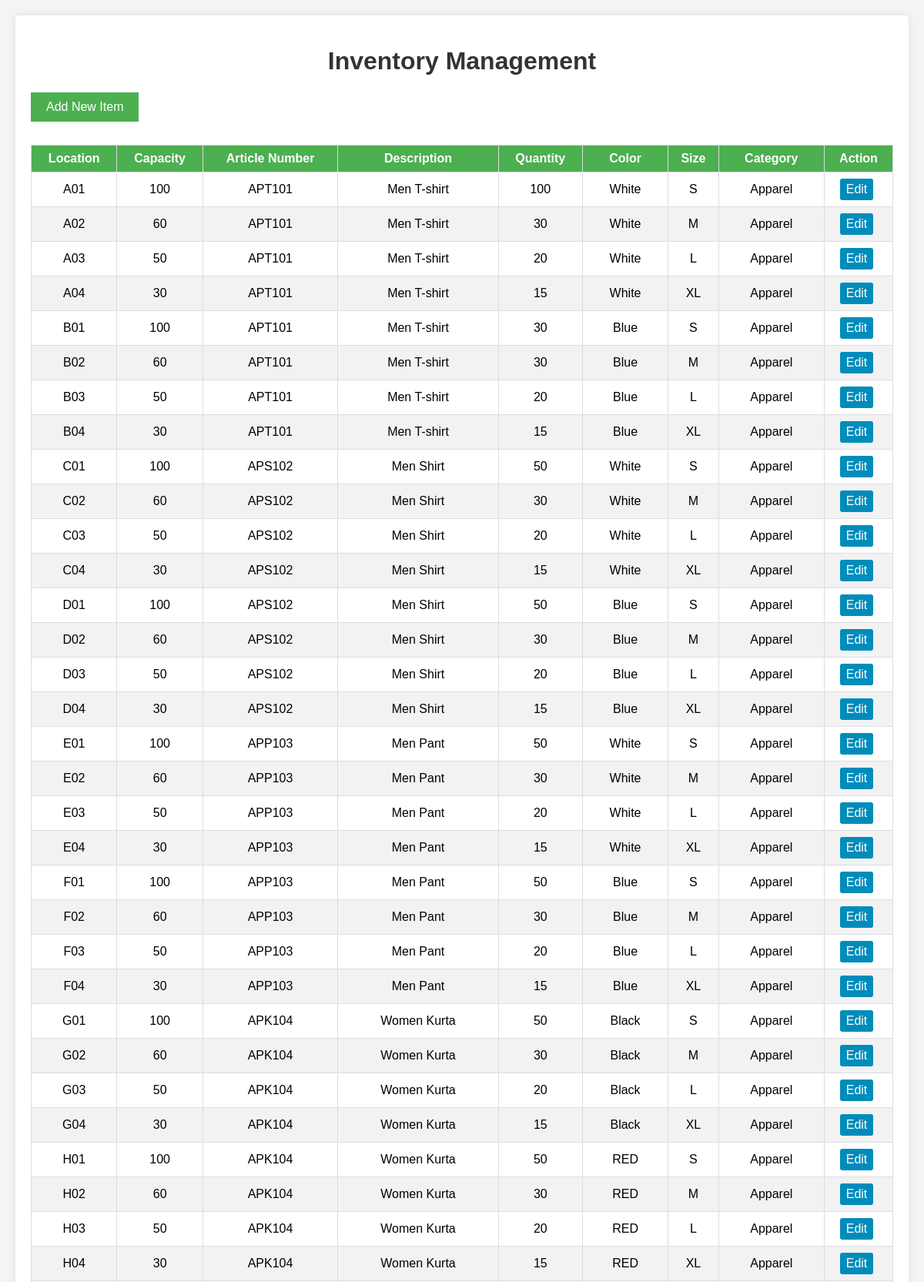
The app's page /inventory/manage_inv.php (signed in, upper part) with its own data.
### tables this page shows
CREATE TABLE `inv_location` (
  `id` int(11) NOT NULL,
  `location` varchar(255) DEFAULT NULL,
  `capacity` int(11) DEFAULT NULL,
  `article_no` varchar(11) NOT NULL,
  `article_description` varchar(255) DEFAULT NULL,
  `color` varchar(255) DEFAULT NULL,
  `available_quantity` int(11) DEFAULT NULL,
  `article_size` varchar(10) DEFAULT NULL,
  `category` varchar(50) DEFAULT NULL
);

### inventory/manage_inv.php (the view, shortened to what this page needs)
<?php
include('../Includes/connection.php');
$query = "SELECT article_no, article_description, available_quantity, location, capacity, color, article_size, category FROM inv_location";
$result = $conn->query($query);
?>
<!DOCTYPE html>
<html lang="en">
<head>
</head>
<body>
<div class="main-content">
    <h1>Inventory Management</h1>
    <a href="#" class="add-button">Add New Item</a>
    <table>
        <thead>
            <tr>
                <th>Location</th>
                <th>Capacity</th>
                <th>Article Number</th>
                <th>Description</th>
                <th>Quantity</th>
                <th>Color</th>
                <th>Size</th>
                <th>Category</th>
                <th>Action</th>
            </tr>
        </thead>
        <tbody>
            <?php
            if ($result && $result->num_rows > 0) {
                while ($row = $result->fetch_assoc()) {
                    echo "<tr>";
                    echo "<td>" . htmlspecialchars($row['location']) . "</td>";
                    echo "<td>" . htmlspecialchars($row['capacity']) . "</td>";
                    echo "<td>" . htmlspecialchars($row['article_no']) . "</td>";
                    echo "<td>" . htmlspecialchars($row['article_description']) . "</td>";
                    echo "<td>" . htmlspecialchars($row['available_quantity']) . "</td>";
                    echo "<td>" . htmlspecialchars($row['color']) . "</td>";
                    echo "<td>" . htmlspecialchars($row['article_size']) . "</td>";
                    echo "<td>" . htmlspecialchars($row['category']) . "</td>";
                    echo '<td>
                            <a href="#" class="action-btn edit-btn">Edit</a>
                          </td>';
                    echo "</tr>";
                }
            } else {
                echo "<tr><td colspan='9'>No items found</td></tr>";
            }
            ?>
        </tbody>
    </table>
</div>
</body>
</html>

### inventory/manage_inv.php (style rules this page uses)
body { font-family: 'Arial', sans-serif; margin: 0; padding: 0; background-color: #f4f4f4; }
.main-content { margin: 20px; padding: 20px; background-color: #fff; box-shadow: 0 0 10px rgba(0, 0, 0, 0.1); border-radius: 5px; }
h1 { color: #333; text-align: center; }
table { width: 100%; border-collapse: collapse; margin-top: 20px; }
th, td { border: 1px solid #ddd; padding: 8px; text-align: center; }
th { background-color: #4caf50; color: #fff; }
tbody tr:nth-child(even) { background-color: #f2f2f2; }
.add-button { padding: 10px 20px; background-color: #4CAF50; color: white; border: none; cursor: pointer; text-decoration: none; font-size: 16px; display: inline-block; margin-bottom: 10px; }
.action-btn { padding: 5px 8px; color: white; border: none; cursor: pointer; border-radius: 3px; text-decoration: none; display: inline-block; margin-right: 5px; }
.edit-btn { background-color: #008CBA; }

### records on screen
inv_location: location "A01", capacity "100", article_no "APT101", article_description "Men T-shirt", available_quantity "100", color "White", article_size "S", category "Apparel"
inv_location: location "A02", capacity "60", article_no "APT101", article_description "Men T-shirt", available_quantity "30", color "White", article_size "M", category "Apparel"
inv_location: location "A03", capacity "50", article_no "APT101", article_description "Men T-shirt", available_quantity "20", color "White", article_size "L", category "Apparel"
inv_location: location "A04", capacity "30", article_no "APT101", article_description "Men T-shirt", available_quantity "15", color "White", article_size "XL", category "Apparel"
inv_location: location "B01", capacity "100", article_no "APT101", article_description "Men T-shirt", available_quantity "30", color "Blue", article_size "S", category "Apparel"
inv_location: location "B02", capacity "60", article_no "APT101", article_description "Men T-shirt", available_quantity "30", color "Blue", article_size "M", category "Apparel"
inv_location: location "B03", capacity "50", article_no "APT101", article_description "Men T-shirt", available_quantity "20", color "Blue", article_size "L", category "Apparel"
inv_location: location "B04", capacity "30", article_no "APT101", article_description "Men T-shirt", available_quantity "15", color "Blue", article_size "XL", category "Apparel"
inv_location: location "C01", capacity "100", article_no "APS102", article_description "Men Shirt", available_quantity "50", color "White", article_size "S", category "Apparel"
inv_location: location "C02", capacity "60", article_no "APS102", article_description "Men Shirt", available_quantity "30", color "White", article_size "M", category "Apparel"
inv_location: location "C03", capacity "50", article_no "APS102", article_description "Men Shirt", available_quantity "20", color "White", article_size "L", category "Apparel"
inv_location: location "C04", capacity "30", article_no "APS102", article_description "Men Shirt", available_quantity "15", color "White", article_size "XL", category "Apparel"
inv_location: location "D01", capacity "100", article_no "APS102", article_description "Men Shirt", available_quantity "50", color "Blue", article_size "S", category "Apparel"
inv_location: location "D02", capacity "60", article_no "APS102", article_description "Men Shirt", available_quantity "30", color "Blue", article_size "M", category "Apparel"
inv_location: location "D03", capacity "50", article_no "APS102", article_description "Men Shirt", available_quantity "20", color "Blue", article_size "L", category "Apparel"
inv_location: location "D04", capacity "30", article_no "APS102", article_description "Men Shirt", available_quantity "15", color "Blue", article_size "XL", category "Apparel"
inv_location: location "E01", capacity "100", article_no "APP103", article_description "Men Pant", available_quantity "50", color "White", article_size "S", category "Apparel"
inv_location: location "E02", capacity "60", article_no "APP103", article_description "Men Pant", available_quantity "30", color "White", article_size "M", category "Apparel"
inv_location: location "E03", capacity "50", article_no "APP103", article_description "Men Pant", available_quantity "20", color "White", article_size "L", category "Apparel"
inv_location: location "E04", capacity "30", article_no "APP103", article_description "Men Pant", available_quantity "15", color "White", article_size "XL", category "Apparel"
inv_location: location "F01", capacity "100", article_no "APP103", article_description "Men Pant", available_quantity "50", color "Blue", article_size "S", category "Apparel"
inv_location: location "F02", capacity "60", article_no "APP103", article_description "Men Pant", available_quantity "30", color "Blue", article_size "M", category "Apparel"
inv_location: location "F03", capacity "50", article_no "APP103", article_description "Men Pant", available_quantity "20", color "Blue", article_size "L", category "Apparel"
inv_location: location "F04", capacity "30", article_no "APP103", article_description "Men Pant", available_quantity "15", color "Blue", article_size "XL", category "Apparel"
inv_location: location "G01", capacity "100", article_no "APK104", article_description "Women Kurta", available_quantity "50", color "Black", article_size "S", category "Apparel"
inv_location: location "G02", capacity "60", article_no "APK104", article_description "Women Kurta", available_quantity "30", color "Black", article_size "M", category "Apparel"
inv_location: location "G03", capacity "50", article_no "APK104", article_description "Women Kurta", available_quantity "20", color "Black", article_size "L", category "Apparel"
inv_location: location "G04", capacity "30", article_no "APK104", article_description "Women Kurta", available_quantity "15", color "Black", article_size "XL", category "Apparel"
inv_location: location "H01", capacity "100", article_no "APK104", article_description "Women Kurta", available_quantity "50", color "RED", article_size "S", category "Apparel"
inv_location: location "H02", capacity "60", article_no "APK104", article_description "Women Kurta", available_quantity "30", color "RED", article_size "M", category "Apparel"
inv_location: location "H03", capacity "50", article_no "APK104", article_description "Women Kurta", available_quantity "20", color "RED", article_size "L", category "Apparel"
inv_location: location "H04", capacity "30", article_no "APK104", article_description "Women Kurta", available_quantity "15", color "RED", article_size "XL", category "Apparel"
